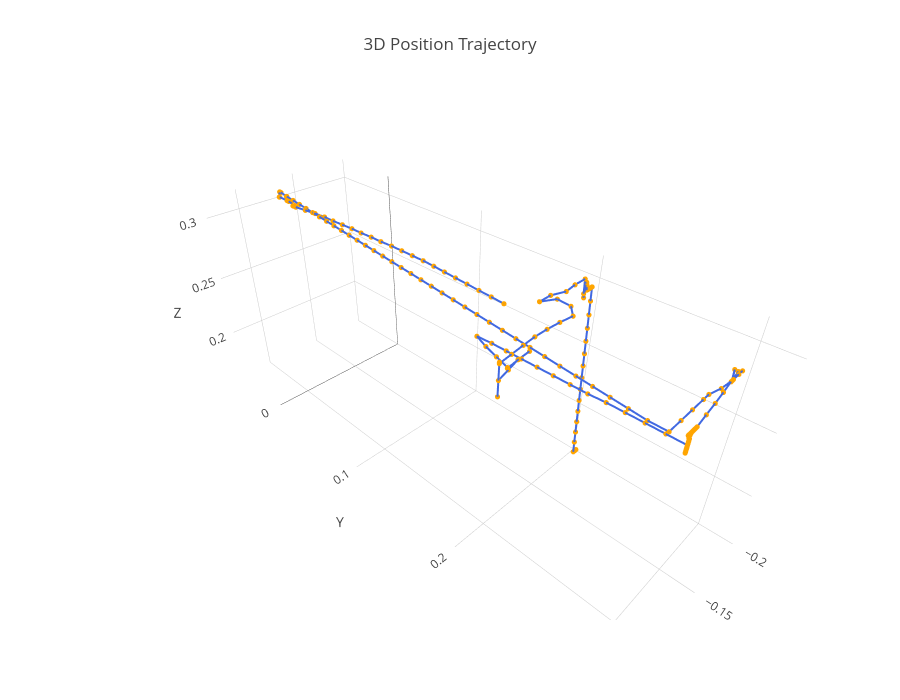

The notebook cell this image was saved under:
### Markdown cell above
Looking at the robot's position over the course of the recovered data, there are large gaps where the robot appears to teleport through space. Some of these are simply missing readings where the robot went AWOL for some time, even up to 2600 seconds, nearly 45 minutes. What is was doing during that time, no one can say. Perhaps it was between runs at that time. 

There are also gaps in space that have only a short gap in time, too short for it to actually travel to that point. This suggesets misordering in the data or else a position encoder error.

### Code cell
import plotly.graph_objects as go

min_points = 83
max_points = 335  # Limit number of points for clarity
# Create a 3D scatter (or line) plot
fig = go.Figure(
    data=[
        go.Scatter3d(
            x=df['x'][min_points:max_points],
            y=df['y'][min_points:max_points],
            z=df['z'][min_points:max_points],
            mode='lines+markers',  # 'lines', 'markers', or 'lines+markers'
            line=dict(color='royalblue', width=4),
            marker=dict(size=3, color='orange'),
            hovertemplate=
            'Time: %{customdata:.2f}s<extra></extra>',
            customdata=df['time'][min_points:max_points]        )
    ]
)

# Add layout details
fig.update_layout(
    title='3D Position Trajectory',
    scene=dict(
        xaxis_title='X',
        yaxis_title='Y',
        zaxis_title='Z',
        aspectmode='data'
    ),
    height=700
)

fig.show()

### Figure 1 — Plotly figure (JSON) as saved in the notebook; plotly's stock layout.template omitted (floating-point values rounded to 4 significant figures; data arrays with more than 128 entries replaced by an {"elided": "..."} marker saying what was removed)
{"data": [{"customdata": {"elided": "252 float values"}, "hovertemplate": "Time: %{customdata:.2f}s<extra></extra>", "line": {"color": "royalblue", "width": 4}, "marker": {"color": "orange", "size": 3}, "mode": "lines+markers", "type": "scatter3d", "x": {"elided": "252 float values"}, "y": {"elided": "252 float values"}, "z": {"elided": "252 float values"}}], "layout": {"height": 700, "scene": {"aspectmode": "data", "xaxis": {"title": {"text": "X"}}, "yaxis": {"title": {"text": "Y"}}, "zaxis": {"title": {"text": "Z"}}}, "title": {"text": "3D Position Trajectory"}}}
